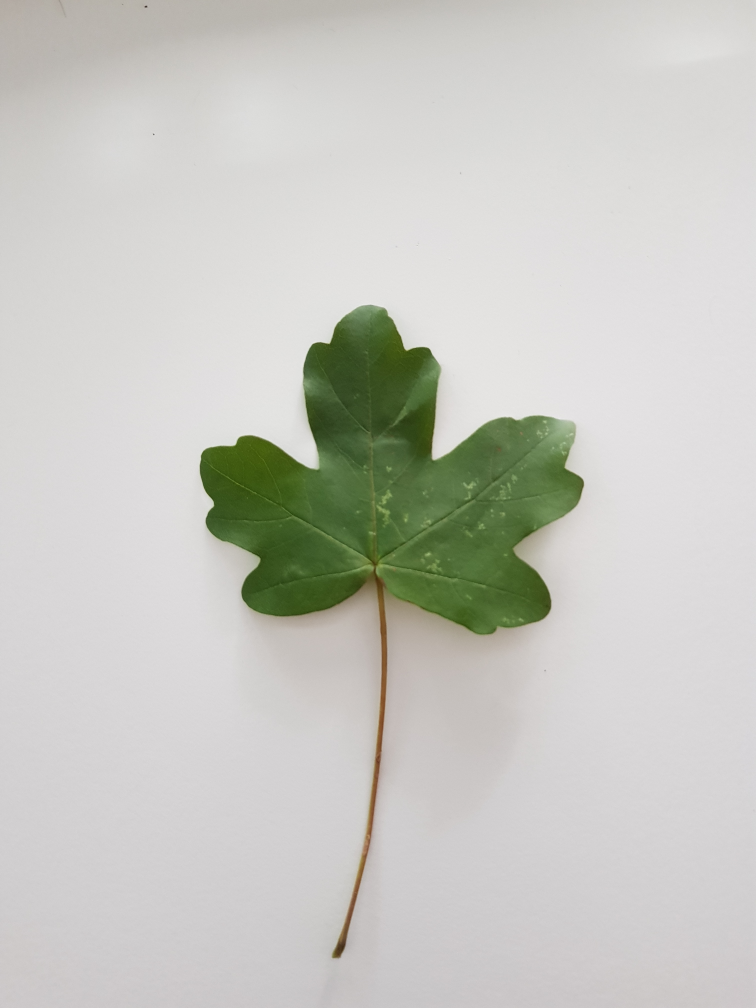
#> input picture Pics/FA1.jpg, 3024 x 4032 px, found by its file name (shown at 1/4 size)
$ python FirstDraft.py
#> lines starting #> are read from the running program, lines starting #| are printed output that depends on the picture
### ClassyLeaf

# Import Modules #

import cv2
import imutils
import numpy as np
from PIL import Image
from skimage import data, color
from skimage.transform import rescale, resize, downscale_local_mean
from imutils import contours
from pylab import *
from skimage import measure

### Import Pics ###


print(cv2.__version__)

# set path and file
path = r'C:\Users\stryc\OneDrive\GitHub\Projects\ClassyLeaf\Pics'
# folder = '\F1'
filename = '\FA1.jpg'


# something was changed here...

# load image
image = cv2.imread(path + filename)
#> image is the input picture: shape (4032, 3024, 3); mean B, G, R 194.1, 200.1, 199.6
gray = cv2.cvtColor(image, cv2.COLOR_BGR2GRAY)
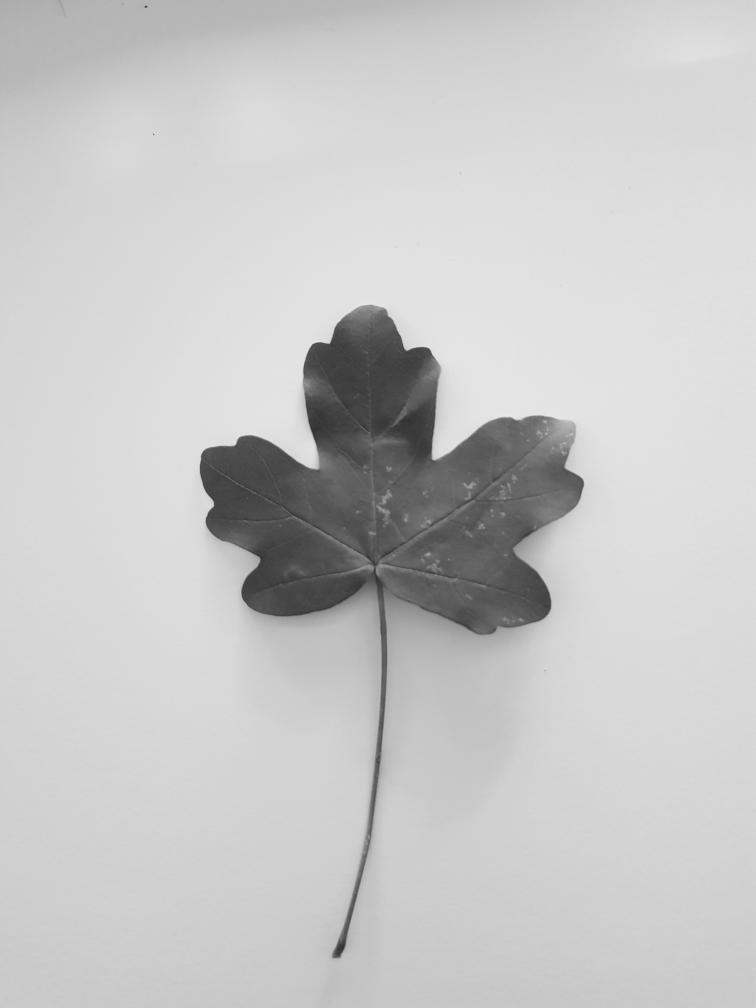
#> gray: shape (4032, 3024) (shown at 1/4 size); min 19, max 249, mean 199.4

### Downsampling ###

rescaled = rescale(image, 0.2, anti_aliasing=True)
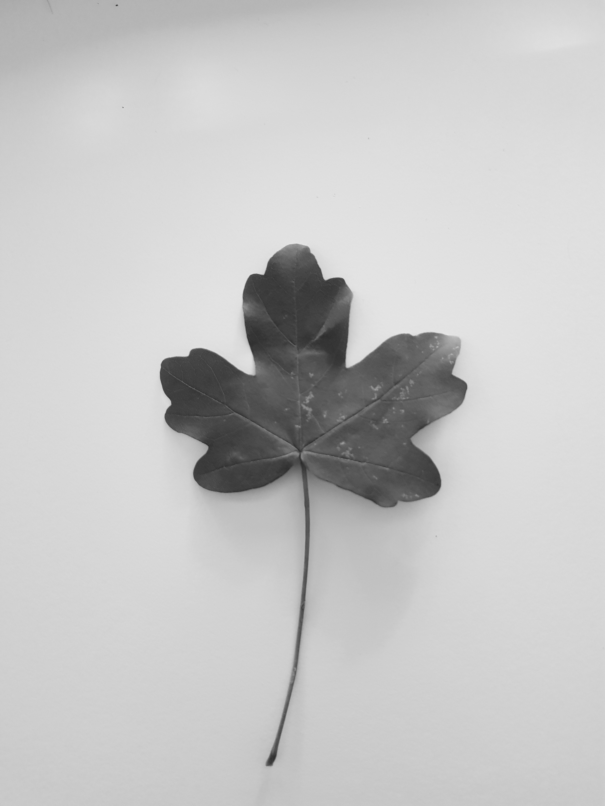
#> rescaled: shape (806, 605, 1) float64; min 0.175, max 0.902, mean 0.778

### Normalize and threshold ###

# Gaussian blurring to reduce high frequency noise
blurred_img = cv2.GaussianBlur(rescaled, (7,7), 1.2)
mean_img, SD_img = cv2.meanStdDev(blurred_img)
#> mean_img = [0.778]; SD_img = [0.156]
min_img, max_img = np.amin(blurred_img), np.amax(blurred_img)
#> min_img = 0.189; max_img = 0.894

# threshold
#> (the run stopped early here; a loop or call above may not have finished)

$ run again, with Pics/FA2.jpg copied over Pics/FA1.jpg
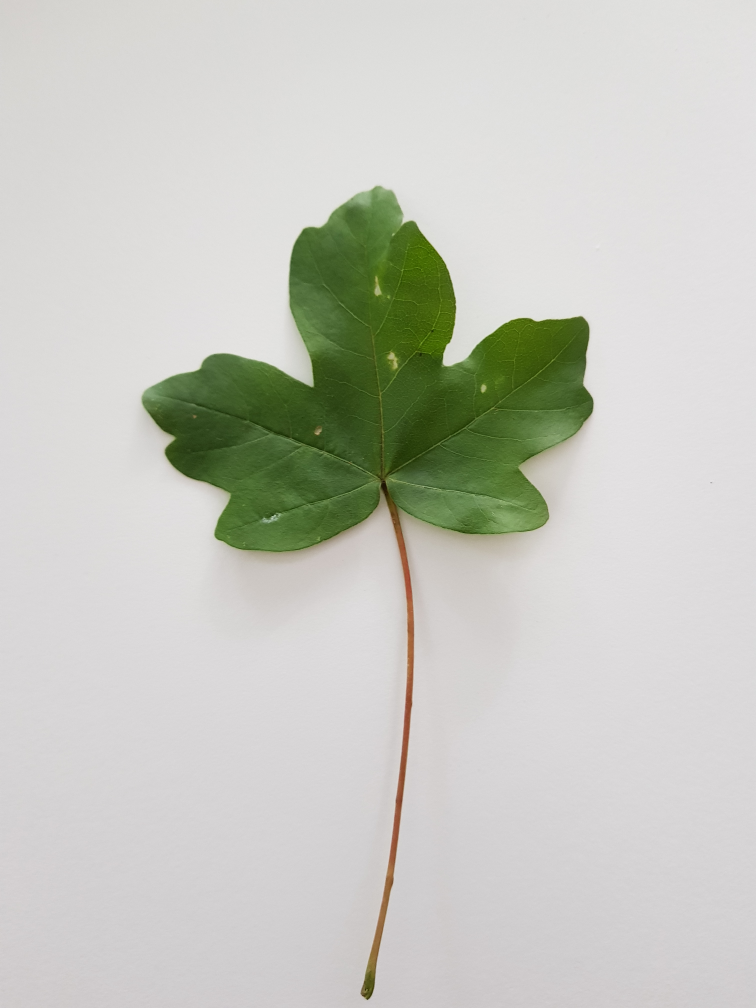
#> input picture Pics/FA2.jpg, 3024 x 4032 px, found by its file name (shown at 1/4 size)
#> image is the input picture: shape (4032, 3024, 3); mean B, G, R 192.8, 200.8, 199.2
#> `gray = cv2.cvtColor(image, cv2.COLOR_BGR2GRAY)`:
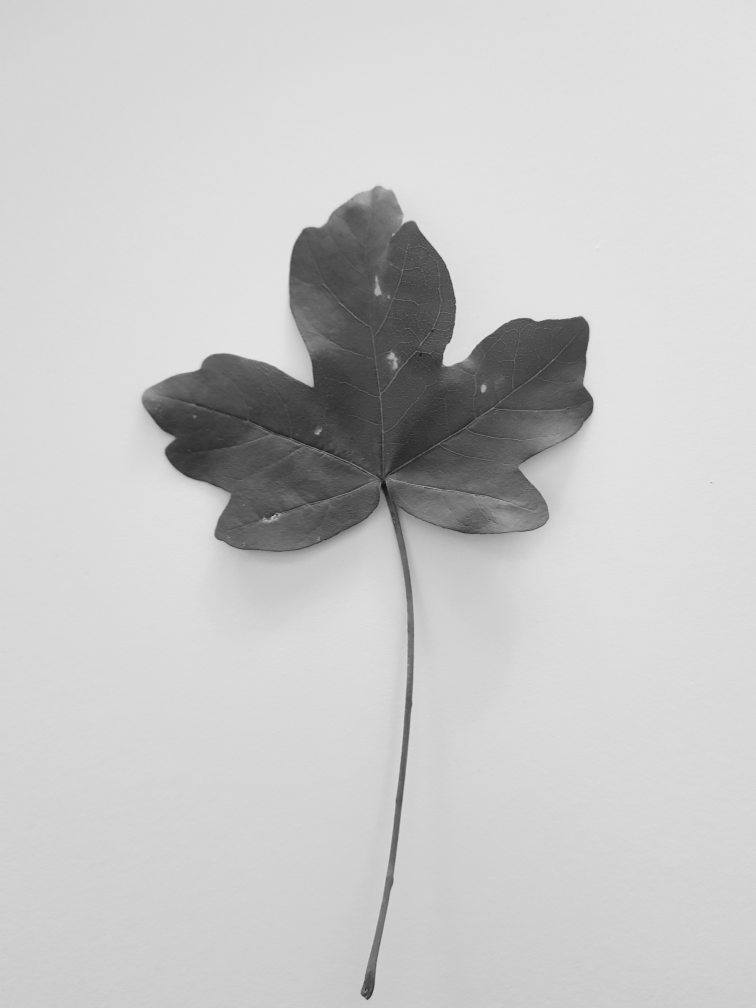
#> gray: shape (4032, 3024) (shown at 1/4 size); min 6, max 241, mean 199.6
#> `rescaled = rescale(image, 0.2, anti_aliasing=True)`:
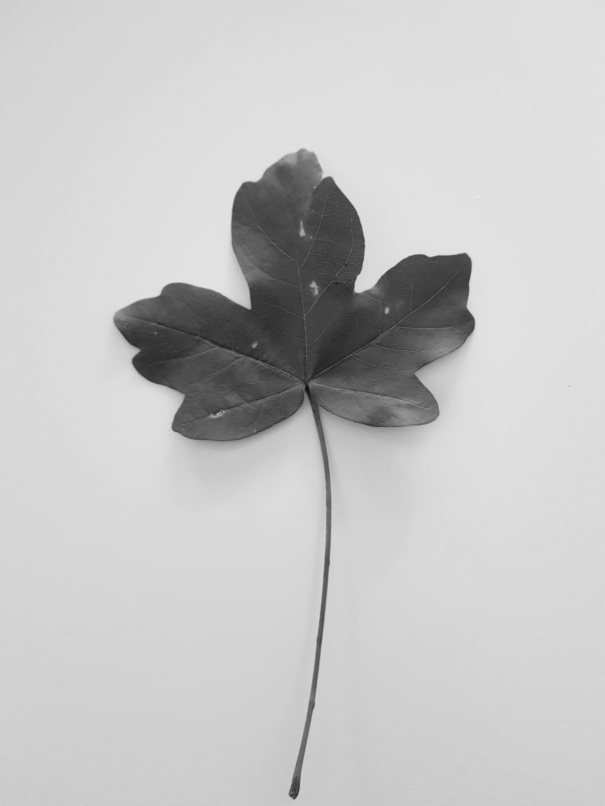
#> rescaled: shape (806, 605, 1) float64; min 0.0714, max 0.908, mean 0.778
#> mean_img = [0.778]; SD_img = [0.179]
#> min_img = 0.109; max_img = 0.893

$ run again, with Pics/FA3.jpg copied over Pics/FA1.jpg
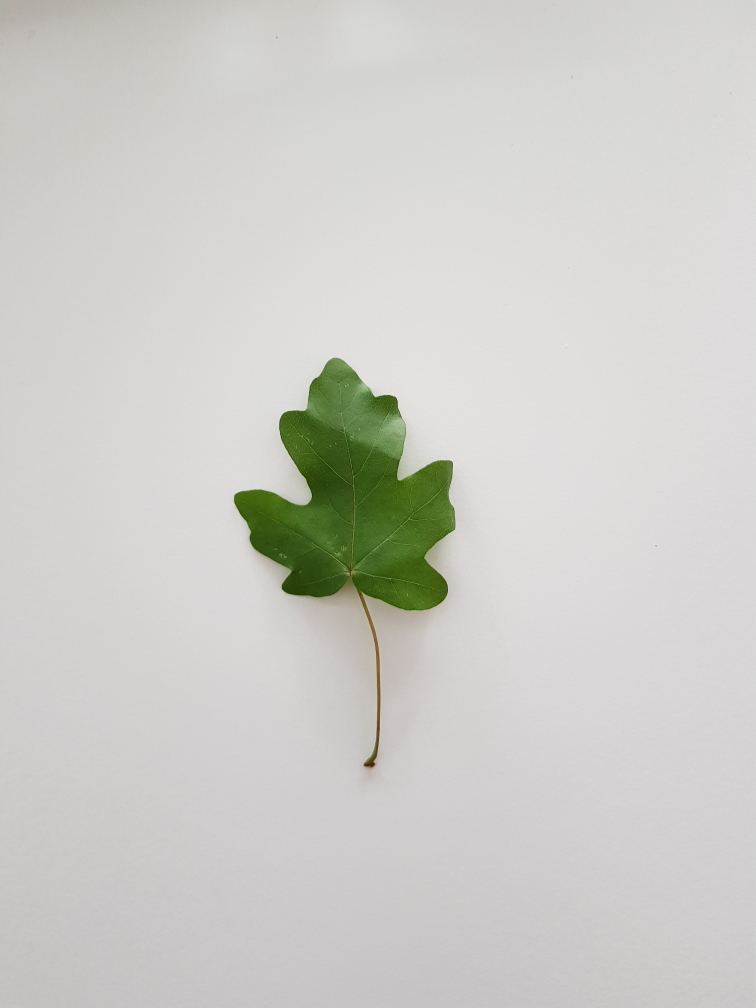
#> input picture Pics/FA3.jpg, 3024 x 4032 px, found by its file name (shown at 1/4 size)
#> image is the input picture: shape (4032, 3024, 3); mean B, G, R 201.2, 205.4, 205.5
#> `gray = cv2.cvtColor(image, cv2.COLOR_BGR2GRAY)`:
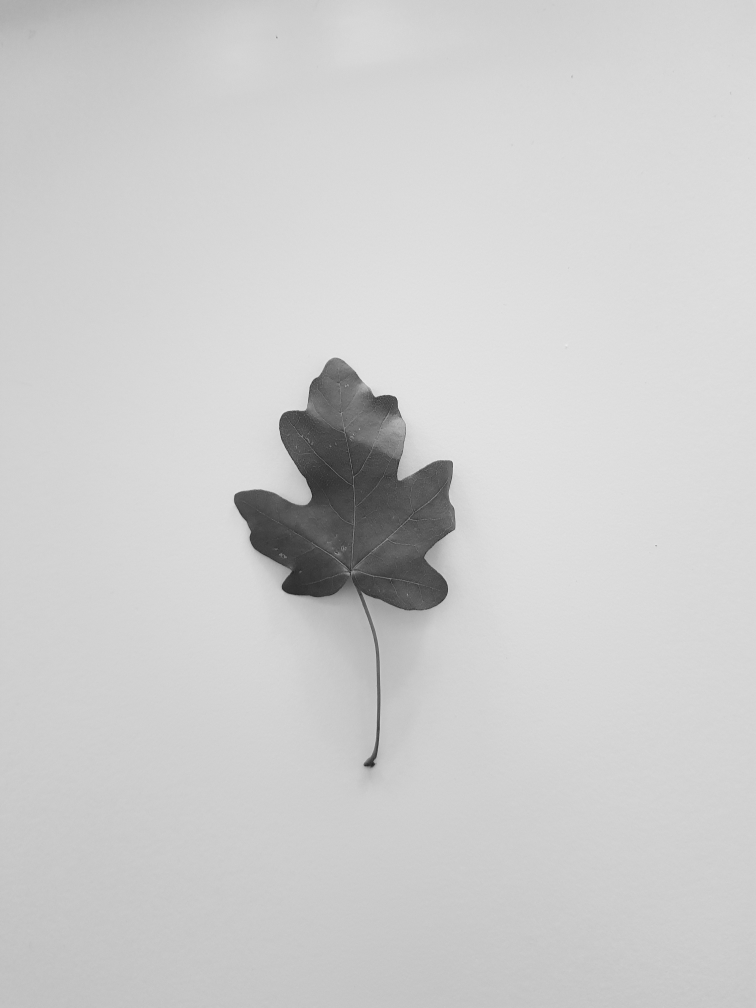
#> gray: shape (4032, 3024) (shown at 1/4 size); min 6, max 246, mean 205.1
#> `rescaled = rescale(image, 0.2, anti_aliasing=True)`:
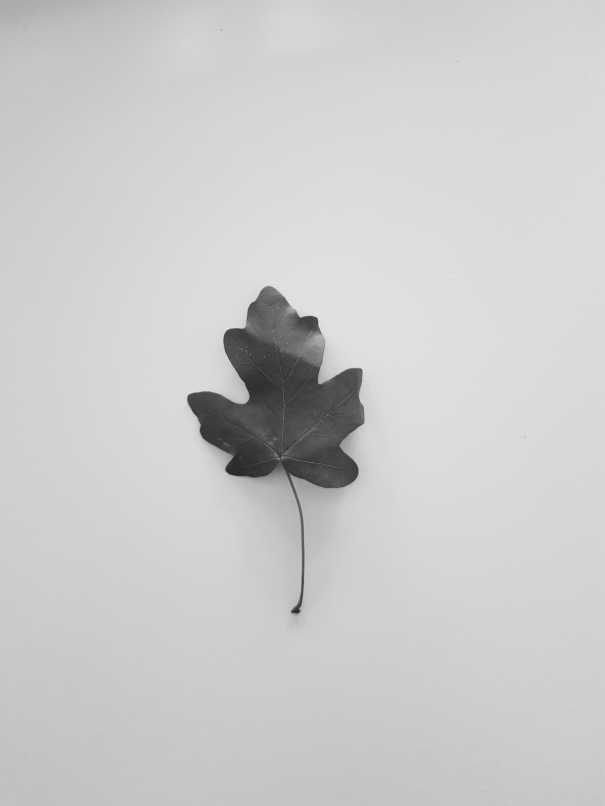
#> rescaled: shape (806, 605, 1) float64; min 0.149, max 0.903, mean 0.802
#> mean_img = [0.802]; SD_img = [0.111]
#> min_img = 0.169; max_img = 0.883
